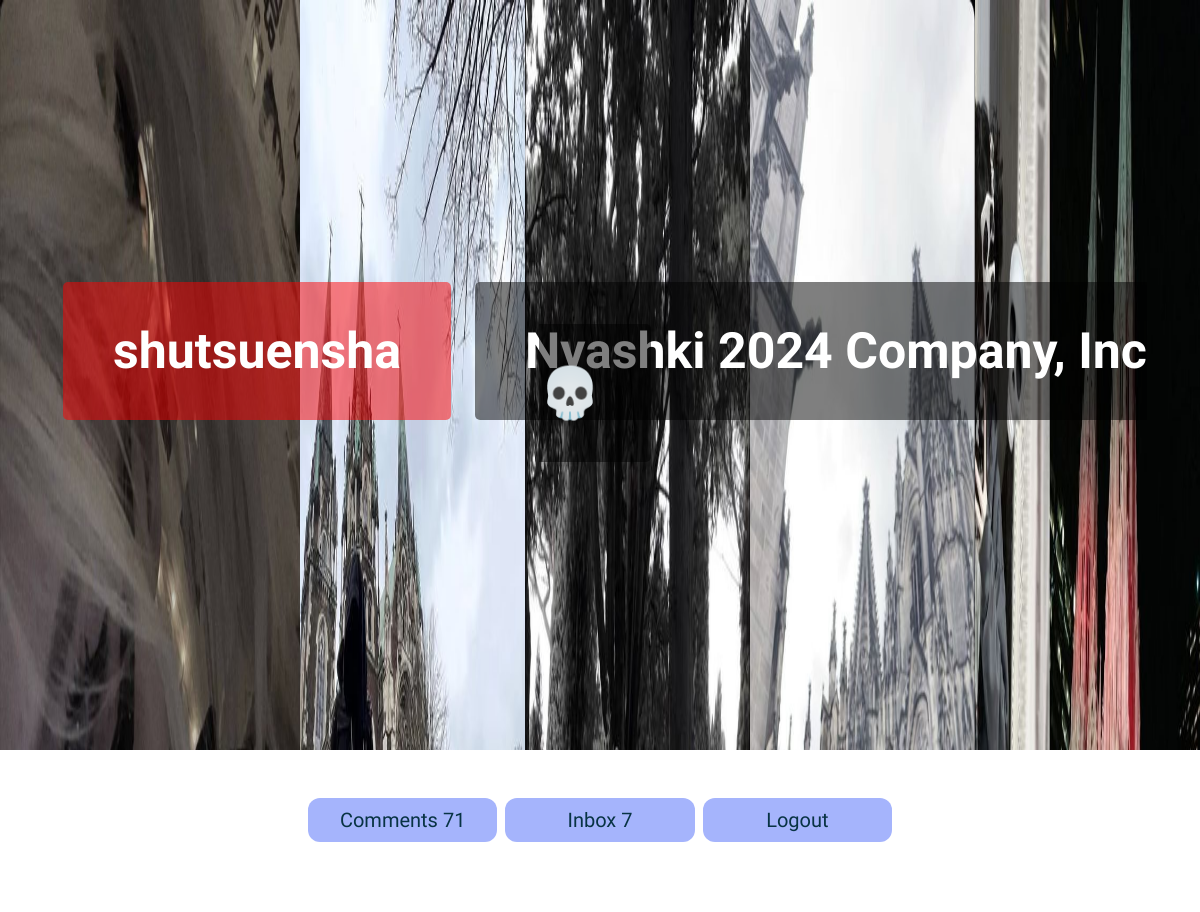
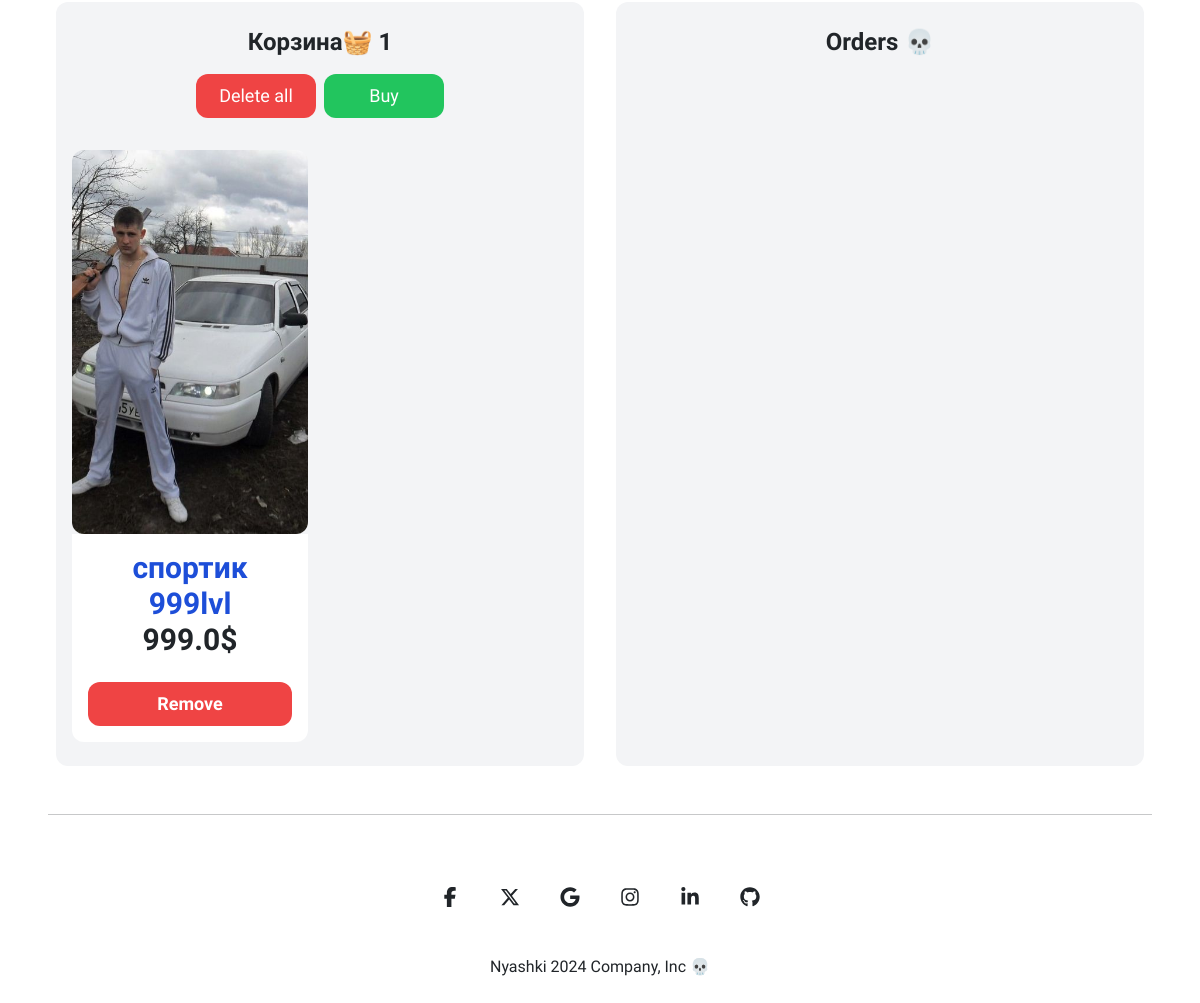
/items/basket/ (signed in), run on the app's committed database (2 pictures, top to bottom).
### item/models.py (models this page shows, shortened)
class Comment(models.Model):
    user = models.ForeignKey(User, related_name='comments', on_delete=models.CASCADE)
    description = models.TextField()
    created_at = models.DateTimeField()
    class Meta:
        ordering = ('-created_at',)

class Item(models.Model):
    category = models.ForeignKey(Category, related_name='items', on_delete=models.CASCADE)
    name = models.CharField(max_length=255)
    description = models.TextField(blank=True, null=True)
    price = models.FloatField()
    image = models.ImageField(upload_to='item_images', blank=True, null=True)
    is_sold = models.BooleanField(default=False)
    created_at = models.DateTimeField(auto_now_add=True)
    users = models.ManyToManyField(User, related_name='items', blank=True)
    gender = models.CharField(max_length=1, choices=gender_choice)
    comments = models.ManyToManyField(Comment)

### item/views.py (the view)
# urls.py: path('basket/', views.basket, name='basket'),
@login_required
def basket(request, message=None):
    items = request.user.items.all()
    purchases = Purchase.objects.filter(user=request.user)
    return render(request, 'item/basket.html', {
        'items': items,
        'message': message,
        'purchases': purchases[::-1],
        'asdad21213': True
    })

### item/templates/item/basket.html (shortened to what this page needs)
{% extends 'core/base.html' %}
{% block content %}
<div class="sdfjksdlkfjlk grid grid-cols-2 gap-8 md:mx-12" id="target-element">
    <div class="md:mt-6 mt-4 px-3 md:px-6 md:py-12 py-4 bg-gray-100 rounded-xl dark:bg-zinc-500 transition-transform duration-300 transform hover:scale-105">
        <h2 class="md:mb-12 mb-2 text-2xl text-center font-semibold dark:text-white">Корзина🧺
            {% if request.user.items.all|length != 0 %}
                {{request.user.items.all|length}}
            {%endif%}
        </h2>
        {% if items %}
        <div class="grid md:grid-cols-2 grid-cols-1 md:gap-2 md:w-1/2 md:mx-auto">
            <a href="{% url 'item:delete' %}"class="block text-center mb-2 mt-2 md:px-6 md:py-3 px-2 py-2 md:text-lg text-sm bg-red-500 hover:bg-red-700  text-white rounded-xl">Delete all</a>
            <a data-bs-toggle="modal" data-bs-target="#exampleModal" class="block text-center mb-2 mt-2 md:px-6 md:py-3 px-2 py-2 md:text-lg text-sm bg-green-500 hover:bg-green-700  text-white rounded-xl">Buy</a>
        </div>
        {%endif%}
        <div class="grid grid-cols-1 md:grid-cols-2 gap-4 mt-4">
            {% if items %}
                {% for item in items %}
                <div class="transition-transform duration-300 transform hover:scale-105">
                    <a href="{% url 'item:detail' item.id %}">
                        {% if item.gender == 'W'%}
                            {% if item.image.url %}
                                <img src="{{ item.image.url }}" class="zoom-image rounded-xl object-cover w-full md:h-96 h-40">
                            {% endif %}
                        {% else %}
                            {% if item.image.url %}
                                <img src="{{ item.image.url }}" class="zoom-image rounded-xl object-cover w-full md:h-96 h-40">
                            {% endif %}
                        {% endif %}
                        <div class="p-3 bg-white rounded-b-xl text-center">
                                {% if item.gender == 'M'%}
                                <h2 class="md:text-3xl text-md text-blue-700 font-semibold">{{ item.name }}</h2>
                                {% else %}
                                <h2 class="md:text-3xl text-md text-red-700 font-semibold">{{ item.name }}</h2>
                                {% endif %}
                            <strong><p class="text-md md:text-3xl font-semibold">{{ item.price }}$</p></strong>
                            <a href="{% url 'item:remove' item.id %}" class="block text-center md:mt-6 mt-4 md:px-6 md:py-3 px-2 py-2 md:text-lg text-sm font-semibold bg-red-500 hover:bg-red-700 text-white rounded-xl">Remove</a>
                        </div>
                    </a>
                </div>
                {% endfor %}
            {% endif %}
        </div>
    </div>
    <div class="md:mt-6 mt-4 px-3 md:px-6 md:py-12 py-4 bg-gray-100 rounded-xl dark:bg-zinc-500 transition-transform duration-300 transform hover:scale-105">
        <h2 class="md:mb-12 mb-2 text-2xl text-center font-semibold dark:text-white">Orders 💀</h2>
    </div>
</div>
{% endblock %}

### core/templates/core/base.html (shortened to what this page needs)
{% load static %}
<!doctype html>
<html>
    <head>
        <script src="https://cdn.tailwindcss.com"></script>
        <link href="https://cdn.jsdelivr.net/npm/bootstrap@5.3.3/dist/css/bootstrap.min.css" rel="stylesheet">
    </head>
    <body class="dark:bg-zinc-700" id="target-element">
        <header class="text-center parallax-header" id="sign_header" style="cursor: pointer;">
          <div class="text-container">
            {% if request.user.is_authenticated %}
            <strong id="username" class="md:text-3xl text-3xl font-bold">{{request.user.username}}</strong>
            {% endif %}
            <a href="/" id="nyashki" class="md:text-3xl text-3xl font-bold">Nyashki 2024 Company, Inc 💀</a>
          </div>
      </header>
        {% if request.user.is_authenticated %}
        <div class="grid grid-cols-3 gap-2 mt-2 px-2 md:w-1/2 md:mx-auto mb-3 mt-5 transition-transform duration-300 transform hover:scale-105" id="{{zxc12qwiehjqwaiode}}">
          <a href="{% url 'item:all_comments' %}" class="block text-center px-2 py-2 text-lg md:text-xl  bg-indigo-300 text-cyan-950 hover:text-white rounded-xl hover:bg-indigo-400" style="position:relative;">Comments {{ request.user.comments.all | length }}</a>
          <a href="{% url 'conversation:inbox' %}" class="block text-center px-2 py-2 text-lg md:text-xl bg-indigo-300 text-cyan-950 hover:text-white rounded-xl hover:bg-indigo-400">Inbox {{ request.user.conversations.all | length }}</a>
          <a href="{% url 'core:logout' %}" class="block text-center px-2 py-2 text-lg md:text-xl bg-indigo-300 text-cyan-950 hover:text-white rounded-xl hover:bg-indigo-400">Logout</a>
          </div>
        {% endif %}
        <div class="xcvxckjvl123 px-2 mt-5">
            {% block content %}
            {% endblock %}
        </div>
        <hr class="dark:text-white m-5">
        <footer
        class="flex flex-col items-center text-center text-surface dark:bg-zinc-700 dark:text-white">
        <div class="container mt-2">
          <div class="mb-2 flex justify-center space-x-2">
            <a
              href="#!"
              type="button"
              class="rounded-full bg-transparent p-3 font-medium uppercase leading-normal text-surface transition duration-150 ease-in-out hover:bg-neutral-100 focus:outline-none focus:ring-0 dark:text-white dark:hover:bg-secondary-900"
              data-twe-ripple-init>
              <span class="[&>svg]:h-5 [&>svg]:w-5">
              </span>
            </a>
            <a
              href="#!"
              type="button"
              class="rounded-full bg-transparent p-3 font-medium uppercase leading-normal text-surface transition duration-150 ease-in-out hover:bg-neutral-100 focus:outline-none focus:ring-0 dark:text-white dark:hover:bg-secondary-900"
              data-twe-ripple-init>
              <span class="mx-auto [&>svg]:h-5 [&>svg]:w-5">
              </span>
            </a>
            <a
              href="#!"
              type="button"
              class="rounded-full bg-transparent p-3 font-medium uppercase leading-normal text-surface transition duration-150 ease-in-out hover:bg-neutral-100 focus:outline-none focus:ring-0 dark:text-white dark:hover:bg-secondary-900"
              data-twe-ripple-init>
              <span class="mx-auto [&>svg]:h-5 [&>svg]:w-5">
              </span>
            </a>
            <a
              href="#!"
              type="button"
              class="rounded-full bg-transparent p-3 font-medium uppercase leading-normal text-surface transition duration-150 ease-in-out hover:bg-neutral-100 focus:outline-none focus:ring-0 dark:text-white dark:hover:bg-secondary-900"
              data-twe-ripple-init>
              <span class="mx-auto [&>svg]:h-5 [&>svg]:w-5">
              </span>
            </a>
            <a
              href="#!"
              type="button"
              class="rounded-full bg-transparent p-3 font-medium uppercase leading-normal text-surface transition duration-150 ease-in-out hover:bg-neutral-100 focus:outline-none focus:ring-0 dark:text-white dark:hover:bg-secondary-900"
              data-twe-ripple-init>
              <span class="mx-auto [&>svg]:h-5 [&>svg]:w-5">
              </span>
            </a>
            <a
              href="#!"
              type="button"
              class="rounded-full bg-transparent p-3 font-medium uppercase leading-normal text-surface transition duration-150 ease-in-out hover:bg-neutral-100 focus:outline-none focus:ring-0 dark:text-white dark:hover:bg-secondary-900"
              data-twe-ripple-init>
              <span class="mx-auto [&>svg]:h-5 [&>svg]:w-5">
              </span>
            </a>
          </div>
        </div>
        <div class="w-full p-4 text-center">
          <a href="#">Nyashki 2024 Company, Inc 💀</a>
        </div>
        </footer>
    </body>
</html>

### data on the page
Item: image (picture), name "спортик 999lvl", price "999.0"

### other printed values
{{ request.user.username }} "shutsuensha"
{{ request.user.comments.all | length }} "71"
{{ request.user.conversations.all | length }} "7"
{{ request.user.items.all|length }} "1"
